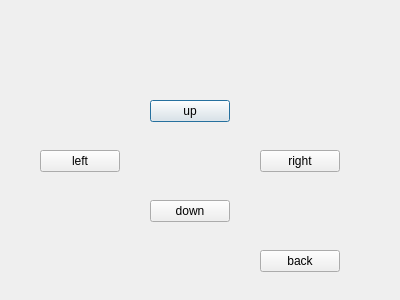
<?xml version="1.0" encoding="UTF-8"?>
<ui version="4.0">
 <class>manualdialog</class>
 <widget class="QDialog" name="manualdialog">
  <property name="geometry">
   <rect>
    <x>0</x>
    <y>0</y>
    <width>400</width>
    <height>300</height>
   </rect>
  </property>
  <property name="windowTitle">
   <string>Dialog</string>
  </property>
  <widget class="QPushButton" name="up">
   <property name="geometry">
    <rect>
     <x>150</x>
     <y>100</y>
     <width>80</width>
     <height>22</height>
    </rect>
   </property>
   <property name="text">
    <string>up</string>
   </property>
  </widget>
  <widget class="QPushButton" name="down">
   <property name="geometry">
    <rect>
     <x>150</x>
     <y>200</y>
     <width>80</width>
     <height>22</height>
    </rect>
   </property>
   <property name="text">
    <string>down</string>
   </property>
  </widget>
  <widget class="QPushButton" name="left">
   <property name="geometry">
    <rect>
     <x>40</x>
     <y>150</y>
     <width>80</width>
     <height>22</height>
    </rect>
   </property>
   <property name="text">
    <string>left</string>
   </property>
  </widget>
  <widget class="QPushButton" name="right">
   <property name="geometry">
    <rect>
     <x>260</x>
     <y>150</y>
     <width>80</width>
     <height>22</height>
    </rect>
   </property>
   <property name="text">
    <string>right</string>
   </property>
  </widget>
  <widget class="QPushButton" name="back">
   <property name="geometry">
    <rect>
     <x>260</x>
     <y>250</y>
     <width>80</width>
     <height>22</height>
    </rect>
   </property>
   <property name="text">
    <string>back</string>
   </property>
  </widget>
 </widget>
 <resources/>
 <connections/>
</ui>
